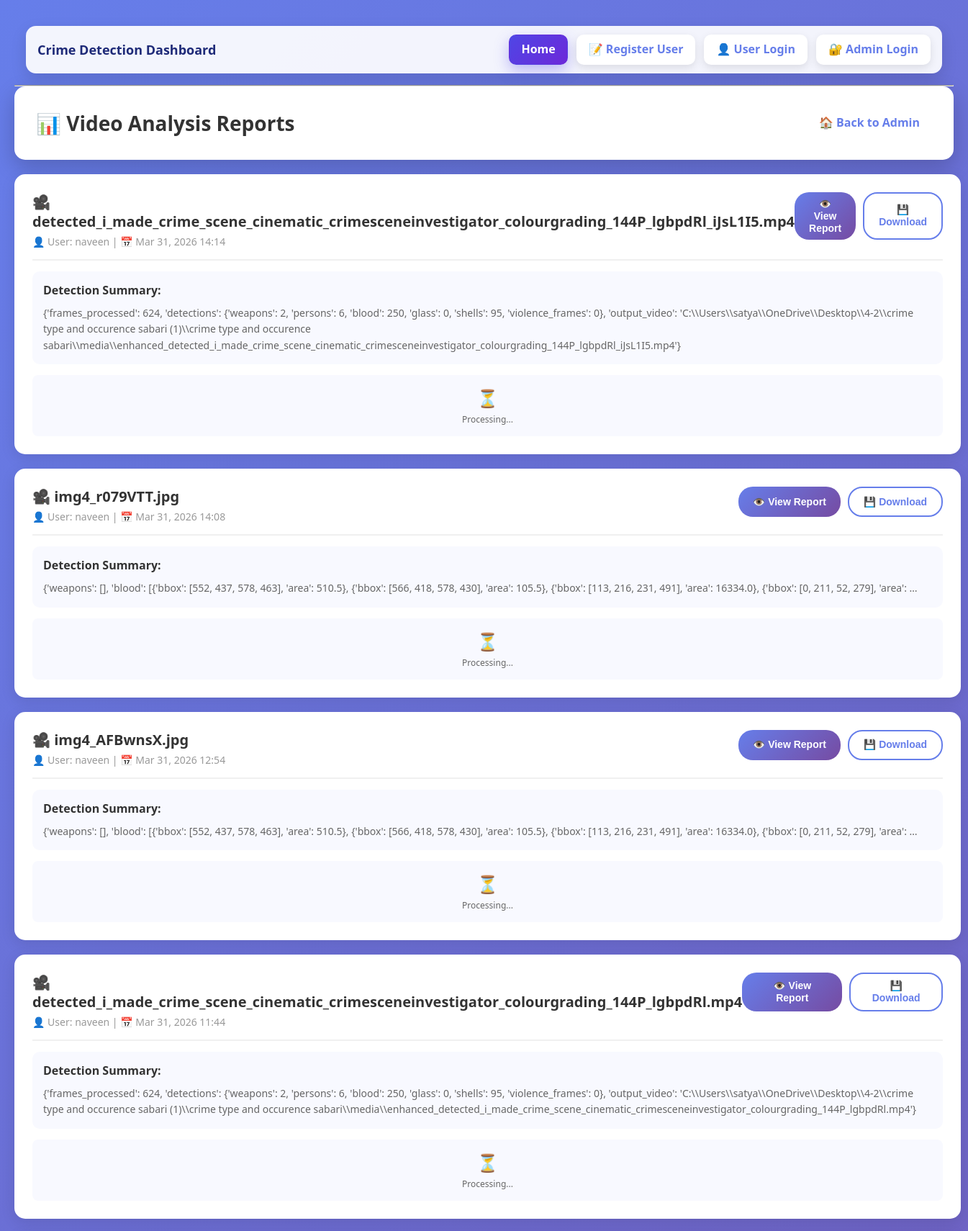
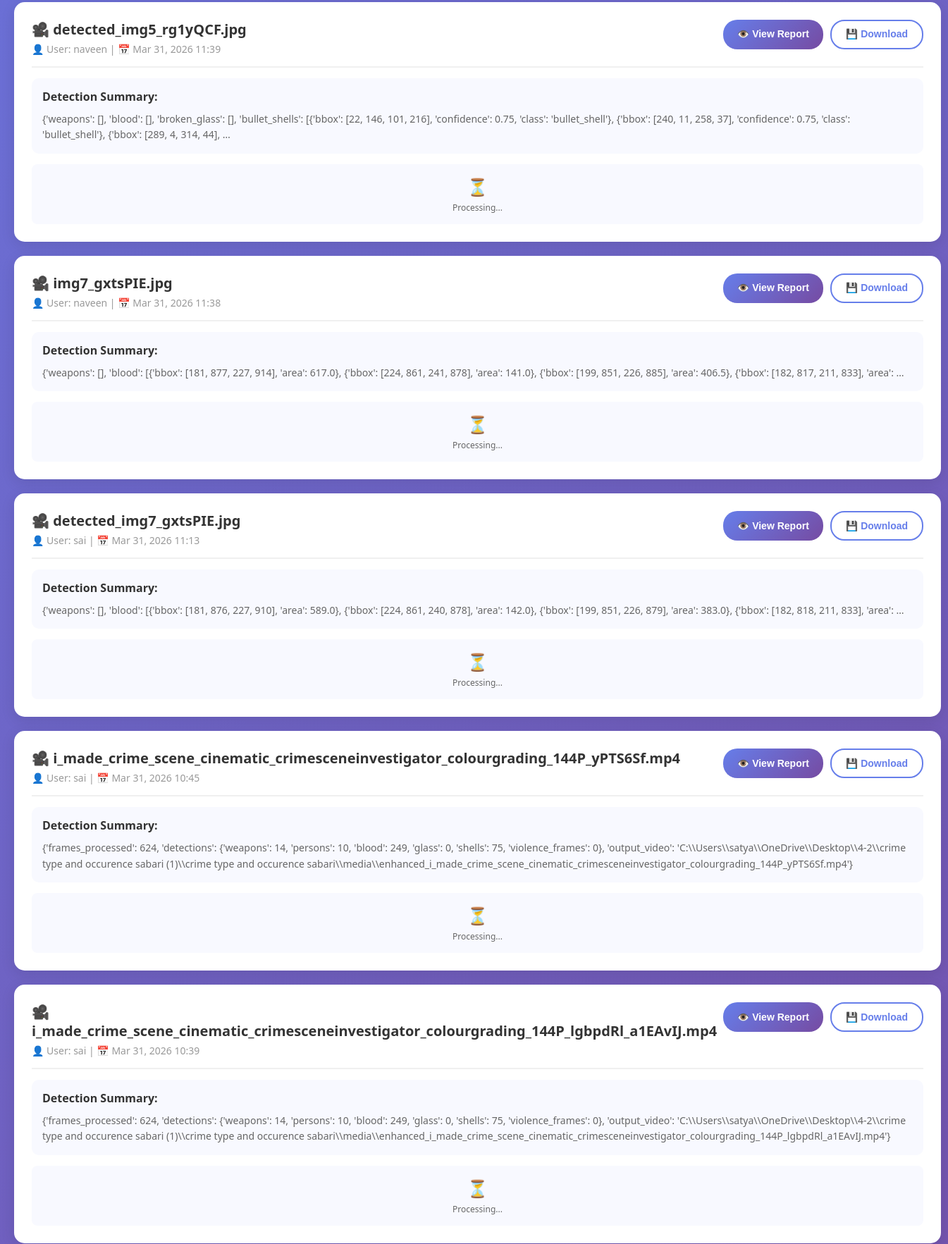
Screenshot of /view-reports/ (upper part) with the database file from the repository (2 pictures, top to bottom).
### users/models.py (models this page shows, shortened)
class VideoAnalysisReport(models.Model):
    user = models.ForeignKey(RegisteredUser, on_delete=models.CASCADE)
    video_name = models.CharField(max_length=255)
    video_path = models.CharField(max_length=500)
    detection_summary = models.TextField()
    gemini_report = models.TextField(blank=True, null=True)
    created_at = models.DateTimeField(auto_now_add=True)
    class Meta:
        ordering = ['-created_at']

class RegisteredUser(models.Model):
    name = models.CharField(max_length=100)
    email = models.EmailField()
    mobile = models.CharField(max_length=15)
    password = models.CharField(max_length=100)  # store plain for demo; use hashing in prod!
    image = models.ImageField(upload_to='user_images/')
    is_active = models.BooleanField(default=False)

### users/views.py (the view)
# urls.py: path('view-reports/', views.view_reports, name='view_reports'),
def view_reports(request):
    reports = VideoAnalysisReport.objects.all().order_by('-created_at')
    context = {
        'reports': reports
    }
    return render(request, 'view_reports.html', context)

### templates/view_reports.html (shortened to what this page needs)
{% extends 'base.html' %}
{% block content %}
<!DOCTYPE html>
<html>
<head>
</head>
<body>
    <div class="reports-container">
        <div class="header">
            <h1>📊 Video Analysis Reports</h1>
            <a href="{% url 'admin_home' %}" class="btn btn-secondary">🏠 Back to Admin</a>
        </div>
        {% if reports %}
        <div class="reports-grid">
            {% for report in reports %}
            <div class="report-card">
                <div class="report-header">
                    <div class="report-title">
                        <h3>🎥 {{ report.video_name }}</h3>
                        <div class="report-meta">
                            👤 User: {{ report.user.name }} |
                            📅 {{ report.created_at|date:"M d, Y H:i" }}
                        </div>
                    </div>
                    <div class="report-actions">
                        <button class="btn btn-small btn-view" onclick="viewReport({{ report.id }})">
                            👁️ View Report
                        </button>
                        <button class="btn btn-small btn-download" onclick="downloadReport({{ report.id }})">
                            💾 Download
                        </button>
                    </div>
                </div>
                <div class="report-summary">
                    <h4>Detection Summary:</h4>
                    <p>{{ report.detection_summary|truncatewords:30 }}</p>
                </div>
                {% if report.gemini_report %}
                <div class="report-stats">
                    <div class="stat-item">
                        <div class="stat-value">✅</div>
                        <div class="stat-label">AI Report Generated</div>
                    </div>
                </div>
                {% else %}
                <div class="report-stats">
                    <div class="stat-item">
                        <div class="stat-value">⏳</div>
                        <div class="stat-label">Processing...</div>
                    </div>
                </div>
                {% endif %}
            </div>
            {% endfor %}
        </div>
        {% else %}
        <div class="no-reports">
            <h2>📭 No Reports Yet</h2>
            <p>Video analysis reports will appear here once users upload and process videos.</p>
        </div>
        {% endif %}
    </div>
</body>
</html>
{% endblock %}

### static/css/app.css (style rules this page uses)
:root { --bg-1: #f1f4ff; --bg-2: #ffffff; --accent: #667eea; --accent2: #764ba2; --text-dark: #1a1f34; --text-muted: #64748b; --shadow: 0 8px 22px rgba(23, 38, 99, 0.14); }
* { box-sizing: border-box; }
body { margin: 0; padding: 0; font-family: 'Segoe UI', Tahoma, Geneva, Verdana, sans-serif; color: var(--text-dark); background: linear-gradient(135deg, #667eea 0%, #764ba2 100%); min-height: 100vh; }
a { color: var(--accent); text-decoration: none; }
.btn, button, a.btn { display: inline-flex; align-items: center; justify-content: center; border: 1px solid transparent; font-weight: 600; line-height: 1.2; border-radius: 10px; text-decoration: none; cursor: pointer; transition: all 0.2s ease; min-height: 42px; padding: 0 16px; }
.btn-secondary { color: #1f2937; background: #f3f4f6; border-color: #d1d5db; }

### templates/view_reports.html (style rules this page uses)
* { margin: 0; padding: 0; box-sizing: border-box; }
body { font-family: 'Segoe UI', Tahoma, Geneva, Verdana, sans-serif; background: linear-gradient(135deg, #667eea 0%, #764ba2 100%); min-height: 100vh; padding: 20px; }
.reports-container { max-width: 1400px; margin: 0 auto; }
.header { background: white; border-radius: 15px; padding: 30px; margin-bottom: 20px; box-shadow: 0 10px 30px rgba(0,0,0,0.2); display: flex; justify-content: space-between; align-items: center; }
.header h1 { color: #333; font-size: 28px; }
.btn { padding: 12px 30px; border: none; border-radius: 25px; font-size: 16px; font-weight: 600; cursor: pointer; transition: all 0.3s ease; text-decoration: none; display: inline-block; }
.btn-secondary { background: white; color: #667eea; border: 2px solid #667eea; }
.reports-grid { display: grid; gap: 20px; }
.report-card { background: white; border-radius: 15px; padding: 25px; box-shadow: 0 5px 20px rgba(0,0,0,0.1); transition: all 0.3s ease; }
.report-header { display: flex; justify-content: space-between; align-items: start; margin-bottom: 15px; padding-bottom: 15px; border-bottom: 2px solid #f0f0f0; }
.report-title { flex: 1; }
.report-title h3 { color: #333; font-size: 20px; margin-bottom: 5px; }
.report-meta { color: #999; font-size: 14px; }
.report-actions { display: flex; gap: 10px; }
.btn-small { padding: 8px 20px; font-size: 14px; border-radius: 20px; }
.btn-view { background: linear-gradient(135deg, #667eea 0%, #764ba2 100%); color: white; border: none; }
.btn-download { background: white; color: #667eea; border: 2px solid #667eea; }
.report-summary { background: #f8f9ff; padding: 15px; border-radius: 10px; margin-bottom: 15px; }
.report-summary h4 { color: #333; margin-bottom: 10px; font-size: 16px; }
.report-summary p { color: #666; font-size: 14px; line-height: 1.6; }
.report-stats { display: grid; grid-template-columns: repeat(auto-fit, minmax(150px, 1fr)); gap: 15px; margin-top: 15px; }
.stat-item { background: #f8f9ff; padding: 15px; border-radius: 8px; text-align: center; }
.stat-value { color: #667eea; font-size: 24px; font-weight: bold; margin-bottom: 5px; }
.stat-label { color: #666; font-size: 12px; }

### rows the page displays
VideoAnalysisReport: video_name "detected_i_made_crime_scene_cinematic_crimesceneinvestigator_colourgrading_144P_lgbpdRl_iJsL1I5.mp4", user.name "naveen", created_at "Mar 31, 2026 14:14", detection_summary "{'frames_processed': 624, 'detections': {'weapons': 2, 'persons': 6, 'blood': 250, 'glass': 0, 'shells': 95, 'violence_frames': 0}, 'output_video': 'C:\\\\Users\\\\satya\\\\OneDrive\\\\Desktop\\\\4-2\\\\crime type and occurence sabari (1)\\\\crime type and occurence sabari\\\\media\\\\enhanced_detected_i_made_crime_scene_cinematic_crimesceneinvestigator_colourgrading_144P_lgbpdRl_iJsL1I5.mp4'}", gemini_report "Processing..."
VideoAnalysisReport: video_name "img4_r079VTT.jpg", user.name "naveen", created_at "Mar 31, 2026 14:08", detection_summary "{'weapons': [], 'blood': [{'bbox': [552, 437, 578, 463], 'area': 510.5}, {'bbox': [566, 418, 578, 430], 'area': 105.5}, {'bbox': [113, 216, 231, 491], 'area': 16334.0}, {'bbox': [0, 211, 52, 279], 'area': …", gemini_report "Processing..."
VideoAnalysisReport: video_name "img4_AFBwnsX.jpg", user.name "naveen", created_at "Mar 31, 2026 12:54", detection_summary "{'weapons': [], 'blood': [{'bbox': [552, 437, 578, 463], 'area': 510.5}, {'bbox': [566, 418, 578, 430], 'area': 105.5}, {'bbox': [113, 216, 231, 491], 'area': 16334.0}, {'bbox': [0, 211, 52, 279], 'area': …", gemini_report "Processing..."
VideoAnalysisReport: video_name "detected_i_made_crime_scene_cinematic_crimesceneinvestigator_colourgrading_144P_lgbpdRl.mp4", user.name "naveen", created_at "Mar 31, 2026 11:44", detection_summary "{'frames_processed': 624, 'detections': {'weapons': 2, 'persons': 6, 'blood': 250, 'glass': 0, 'shells': 95, 'violence_frames': 0}, 'output_video': 'C:\\\\Users\\\\satya\\\\OneDrive\\\\Desktop\\\\4-2\\\\crime type and occurence sabari (1)\\\\crime type and occurence sabari\\\\media\\\\enhanced_detected_i_made_crime_scene_cinematic_crimesceneinvestigator_colourgrading_144P_lgbpdRl.mp4'}", gemini_report "Processing..."
VideoAnalysisReport: video_name "detected_img5_rg1yQCF.jpg", user.name "naveen", created_at "Mar 31, 2026 11:39", detection_summary "{'weapons': [], 'blood': [], 'broken_glass': [], 'bullet_shells': [{'bbox': [22, 146, 101, 216], 'confidence': 0.75, 'class': 'bullet_shell'}, {'bbox': [240, 11, 258, 37], 'confidence': 0.75, 'class': 'bullet_shell'}, {'bbox': [289, 4, 314, 44], …", gemini_report "Processing..."
VideoAnalysisReport: video_name "img7_gxtsPIE.jpg", user.name "naveen", created_at "Mar 31, 2026 11:38", detection_summary "{'weapons': [], 'blood': [{'bbox': [181, 877, 227, 914], 'area': 617.0}, {'bbox': [224, 861, 241, 878], 'area': 141.0}, {'bbox': [199, 851, 226, 885], 'area': 406.5}, {'bbox': [182, 817, 211, 833], 'area': …", gemini_report "Processing..."
VideoAnalysisReport: video_name "detected_img7_gxtsPIE.jpg", user.name "sai", created_at "Mar 31, 2026 11:13", detection_summary "{'weapons': [], 'blood': [{'bbox': [181, 876, 227, 910], 'area': 589.0}, {'bbox': [224, 861, 240, 878], 'area': 142.0}, {'bbox': [199, 851, 226, 879], 'area': 383.0}, {'bbox': [182, 818, 211, 833], 'area': …", gemini_report "Processing..."
VideoAnalysisReport: video_name "i_made_crime_scene_cinematic_crimesceneinvestigator_colourgrading_144P_yPTS6Sf.mp4", user.name "sai", created_at "Mar 31, 2026 10:45", detection_summary "{'frames_processed': 624, 'detections': {'weapons': 14, 'persons': 10, 'blood': 249, 'glass': 0, 'shells': 75, 'violence_frames': 0}, 'output_video': 'C:\\\\Users\\\\satya\\\\OneDrive\\\\Desktop\\\\4-2\\\\crime type and occurence sabari (1)\\\\crime type and occurence sabari\\\\media\\\\enhanced_i_made_crime_scene_cinematic_crimesceneinvestigator_colourgrading_144P_yPTS6Sf.mp4'}", gemini_report "Processing..."
VideoAnalysisReport: video_name "i_made_crime_scene_cinematic_crimesceneinvestigator_colourgrading_144P_lgbpdRl_a1EAvIJ.mp4", user.name "sai", created_at "Mar 31, 2026 10:39", detection_summary "{'frames_processed': 624, 'detections': {'weapons': 14, 'persons': 10, 'blood': 249, 'glass': 0, 'shells': 75, 'violence_frames': 0}, 'output_video': 'C:\\\\Users\\\\satya\\\\OneDrive\\\\Desktop\\\\4-2\\\\crime type and occurence sabari (1)\\\\crime type and occurence sabari\\\\media\\\\enhanced_i_made_crime_scene_cinematic_crimesceneinvestigator_colourgrading_144P_lgbpdRl_a1EAvIJ.mp4'}", gemini_report "Processing..."
